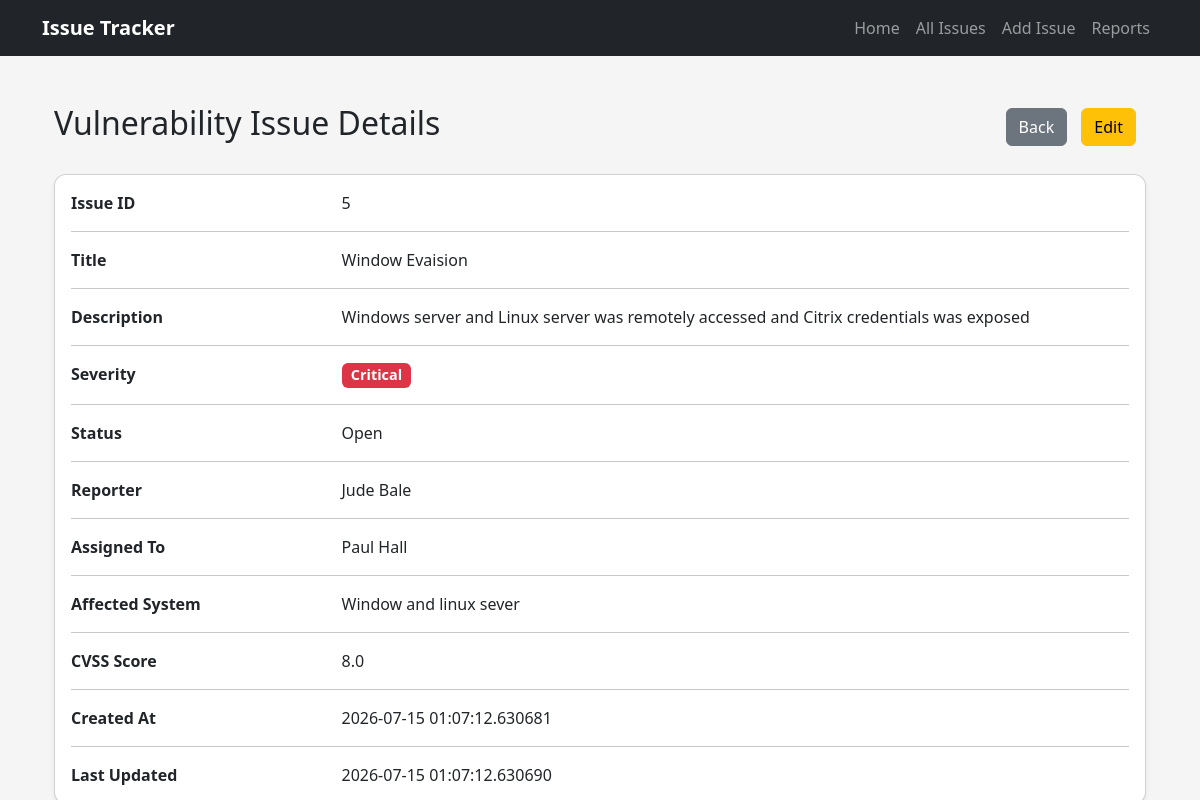
The page /view_issue/5 on the database its author committed.
### models.py (models this page shows, shortened)
class VulnIssue(db.Model):
    __tablename__ = "issues"
    id = db.Column(db.Integer, primary_key=True,autoincrement=True)
    title = db.Column(db.String(100), nullable=False)
    description = db.Column(db.Text, nullable=False)
    severity = db.Column(db.String(20), nullable=False)
    status = db.Column(db.String(20), nullable=False)
    reporter = db.Column(db.String(100), nullable=False)
    assigned_to = db.Column(db.String(100), nullable=False)
    affected_system = db.Column(db.String(150), nullable=False)
    cvss_score = db.Column(db.Float, nullable=False)
    created_at = db.Column(db.DateTime, default=datetime.utcnow)
    updated_at = db.Column(
    db.DateTime,
    default=datetime.utcnow,
    onupdate=datetime.utcnow
    )

### routes.py (the view)
@api.route("/view_issue/<int:issue_id>", methods=["GET"]) #/view_issue/{{ issue.id }}
def view_issue_page(issue_id):
    issue = db.session.get(VulnIssue, issue_id)
    if issue is None:
        return f"Issue number not found", 404
    return render_template(
        "view_issue.html",
        issue=issue
    )

### templates/view_issue.html
{% extends "base.html" %} {% block title %} View Issue {% endblock %} {% block
content %}
<div class="container mt-4">
  <div class="d-flex justify-content-between align-items-center mb-4">
    <h2>Vulnerability Issue Details</h2>
    <div>
      <a href="/issues-page" class="btn btn-secondary"> Back </a>
      <a href="/edit-issue/{{ issue.id }}" class="btn btn-warning"> Edit </a>
    </div>
  </div>
  <div class="card shadow-sm">
    <div class="card-body">
      <div class="row mb-3">
        <div class="col-md-3">
          <strong>Issue ID</strong>
        </div>
        <div class="col-md-9">{{ issue.id }}</div>
      </div>
      <hr />
      <div class="row mb-3">
        <div class="col-md-3">
          <strong>Title</strong>
        </div>
        <div class="col-md-9">{{ issue.title }}</div>
      </div>
      <hr />
      <div class="row mb-3">
        <div class="col-md-3">
          <strong>Description</strong>
        </div>
        <div class="col-md-9">{{ issue.description }}</div>
      </div>
      <hr />
      <div class="row mb-3">
        <div class="col-md-3">
          <strong>Severity</strong>
        </div>
        <div class="col-md-9">
          <span class="badge bg-danger"> {{ issue.severity }} </span>
        </div>
      </div>
      <hr />
      <div class="row mb-3">
        <div class="col-md-3">
          <strong>Status</strong>
        </div>
        <div class="col-md-9">{{ issue.status }}</div>
      </div>
      <hr />
      <div class="row mb-3">
        <div class="col-md-3">
          <strong>Reporter</strong>
        </div>
        <div class="col-md-9">{{ issue.reporter }}</div>
      </div>
      <hr />
      <div class="row mb-3">
        <div class="col-md-3">
          <strong>Assigned To</strong>
        </div>
        <div class="col-md-9">{{ issue.assigned_to }}</div>
      </div>
      <hr />
      <div class="row mb-3">
        <div class="col-md-3">
          <strong>Affected System</strong>
        </div>
        <div class="col-md-9">{{ issue.affected_system }}</div>
      </div>
      <hr />
      <div class="row mb-3">
        <div class="col-md-3">
          <strong>CVSS Score</strong>
        </div>
        <div class="col-md-9">{{ issue.cvss_score }}</div>
      </div>
      {% if issue.created_at %}
      <hr />
      <div class="row mb-3">
        <div class="col-md-3">
          <strong>Created At</strong>
        </div>
        <div class="col-md-9">{{ issue.created_at }}</div>
      </div>
      {% endif %} {% if issue.updated_at %}
      <hr />
      <div class="row">
        <div class="col-md-3">
          <strong>Last Updated</strong>
        </div>
        <div class="col-md-9">{{ issue.updated_at }}</div>
      </div>
      {% endif %}
    </div>
  </div>
</div>
{% endblock %}

### static/css/style.css (style rules this page uses)
body { background: #f5f5f5; }
.card { border-radius: 12px; }
.btn { margin-right: 10px; }
.card { box-shadow: 0 0 10px rgba(0, 0, 0, 0.1); }
.badge { font-size: 0.9rem; }

### rows shown on the page
VulnIssue: id "5", title "Window Evaision", description "Windows server and Linux server was remotely accessed and Citrix credentials was exposed", severity "Critical", status "Open", reporter "Jude Bale", assigned_to "Paul Hall", affected_system "Window and linux sever", cvss_score "8.0", created_at "2026-07-15 01:07:12.630681", updated_at "2026-07-15 01:07:12.630690"
